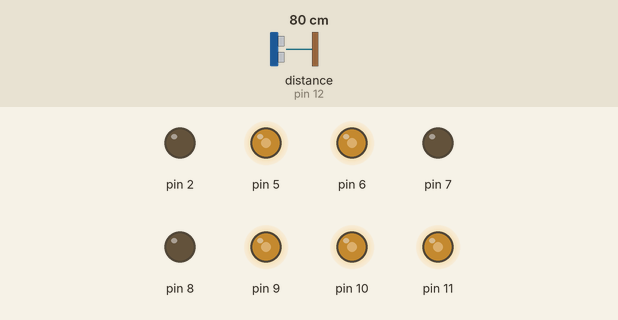
Recording of a sketch running on a simulated Arduino Uno, built with avr-gcc and run on an emulated ATmega328P. Parts: output pins drawn as LEDs (lit = HIGH). Wiring (inferred from the names in the program): ultrasonic range finder: trigger pin 13; echo pin 12. Inputs (shaded band) come from the test bench; at power-on: distance to the obstacle (sensor on pin 12) 80 cm. The echo pulse lasts 58.3 µs per cm; pins used as bus, display or sensor lines are not drawn; what the sketch prints to the serial monitor is not drawn.

Above: at 1.2 s.
1.3 s: distance to the obstacle (sensor on pin 12) set to 55 cm
2.8 s: distance to the obstacle (sensor on pin 12) set to 44 cm
At 3.2 s:
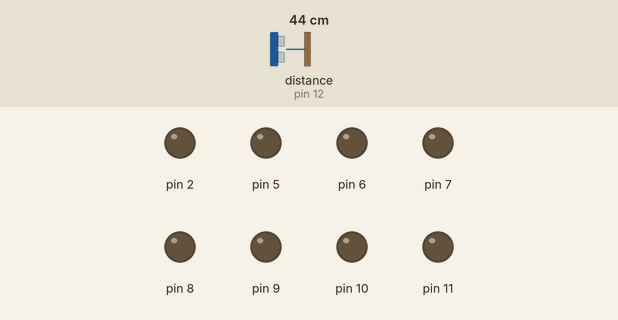
4.3 s: distance to the obstacle (sensor on pin 12) set to 128 cm
At 5.5 s:
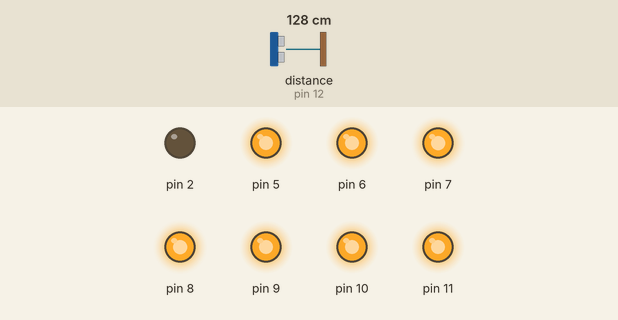
5.8 s: distance to the obstacle (sensor on pin 12) set to 122 cm
At 6.7 s:
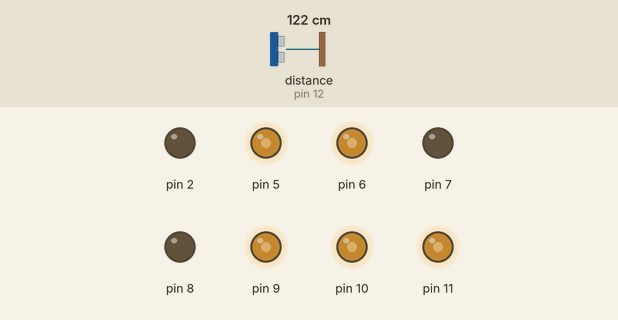
7.3 s: distance to the obstacle (sensor on pin 12) set to 54 cm
8.8 s: distance to the obstacle (sensor on pin 12) set to 47 cm
At 10.2 s:
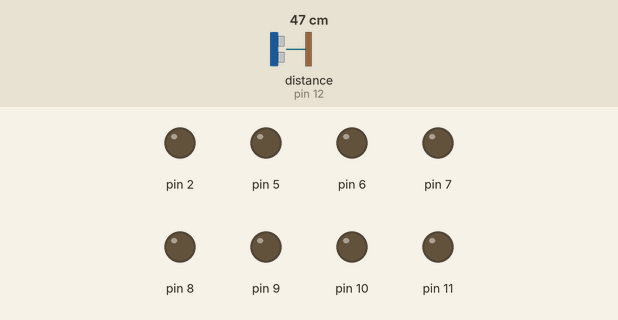
Timing chart, 0 to 11.3 s (numbered marks = the images above; inputs shaded):
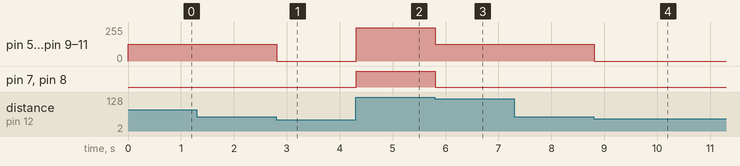

The sketch:

12B_________.ino
```cpp
// C++ code
//

const int echoPin = 12;
const int trigPin = 13;


void setup()
{
  for(int i=5; i<=11; i++){
  pinMode(i, OUTPUT);
  }
  pinMode(2, OUTPUT);
  Serial.begin(115200);

  pinMode(trigPin, OUTPUT);
  pinMode(echoPin, INPUT);
}

void loop()
{
  digitalWrite(trigPin, LOW);
  delayMicroseconds(2);
  digitalWrite(trigPin, HIGH);
  delayMicroseconds(10); // Wait for 1000 millisecond(s)
  digitalWrite(trigPin, LOW);

  long timeDistance = pulseIn(echoPin, HIGH);
  long distance = (timeDistance/2) / 29.1;

  Serial.print(distance);
  Serial.println("cm");

  if (distance < 50){
    for(int i = 5; i <= 11; i++){
    	  analogWrite(i, 0);

    }
  }
  else if (distance < 125){
    for(int i = 5; i <= 11; i++){
    analogWrite(i, 125);

    }
  }
  else if (distance < 250){
   for(int i = 5; i <= 11; i++){
    	  analogWrite(i, 250);

   }
  }
}
```

Measured:
- the behaviour switches between 50 and 49 cm on distance to the obstacle (sensor on pin 12) (found by bisection; images 0 and 1)
- the behaviour switches between 125 and 124 cm on distance to the obstacle (sensor on pin 12) (found by bisection; images 2 and 3)
- the behaviour switches between 51 and 50 cm on distance to the obstacle (sensor on pin 12) (found by bisection; images 3 and 4)
- after the input at 2.8 s, pin 5, pin 6, pin 9–11: 125/255 → 0/255 at once
- after the input at 4.3 s, pin 5, pin 6, pin 9–11: 0/255 → 250/255 at once; pin 7, pin 8: LOW → HIGH at once
- after the input at 5.8 s, pin 5, pin 6, pin 9–11: 250/255 → 125/255 at once; pin 7, pin 8: HIGH → LOW at once
- after the input at 8.8 s, pin 5, pin 6, pin 9–11: 125/255 → 0/255 at once
